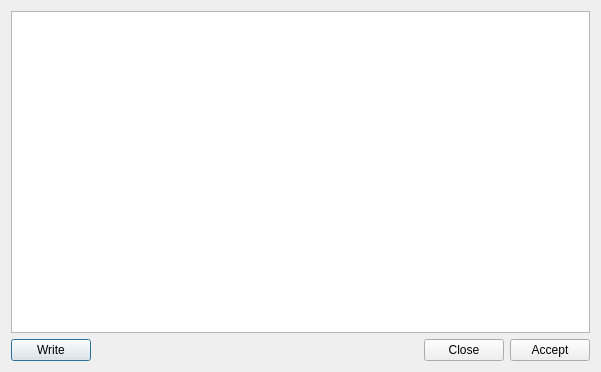
<?xml version="1.0" encoding="UTF-8"?>
<ui version="4.0">
 <class>editLeftTableDialog</class>
 <widget class="QDialog" name="editLeftTableDialog">
  <property name="geometry">
   <rect>
    <x>0</x>
    <y>0</y>
    <width>601</width>
    <height>372</height>
   </rect>
  </property>
  <property name="windowTitle">
   <string>Dialog</string>
  </property>
  <layout class="QGridLayout" name="gridLayout">
   <item row="0" column="0">
    <widget class="QTableView" name="tableViewLeft"/>
   </item>
   <item row="1" column="0">
    <layout class="QHBoxLayout" name="horizontalLayout">
     <item>
      <widget class="QPushButton" name="postBtn">
       <property name="text">
        <string>Write</string>
       </property>
      </widget>
     </item>
     <item>
      <spacer name="horizontalSpacer">
       <property name="orientation">
        <enum>Qt::Horizontal</enum>
       </property>
       <property name="sizeHint" stdset="0">
        <size>
         <width>40</width>
         <height>20</height>
        </size>
       </property>
      </spacer>
     </item>
     <item>
      <widget class="QPushButton" name="closeBtn">
       <property name="text">
        <string>Close</string>
       </property>
      </widget>
     </item>
     <item>
      <widget class="QPushButton" name="acceptBtn">
       <property name="text">
        <string>Accept</string>
       </property>
      </widget>
     </item>
    </layout>
   </item>
  </layout>
 </widget>
 <resources/>
 <connections/>
</ui>
